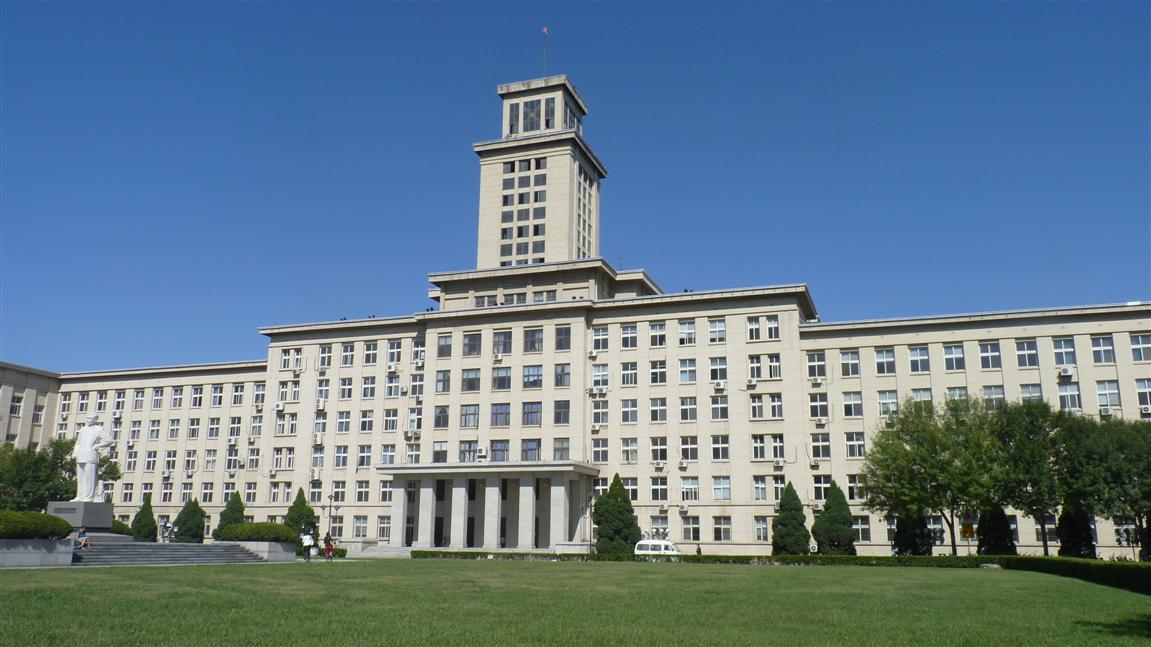
//> input picture Experiment2/testimg.jpg, 1151 x 647 px
$ ./HistogramEqualization   (built with g++ and OpenCV 4)
//> lines starting //> are read from the running program, lines starting //| are printed output that depends on the picture
#include <iostream>
#include <fstream>
#include "opencv2/opencv.hpp"
#include "opencv2/imgproc/imgproc.hpp"
#include "opencv2/highgui/highgui.hpp"
#include <stdio.h>

using namespace cv;
using namespace std;

/*
 * ================================================================
 * 直方图均衡化（Histogram Equalization）是什么？
 * ================================================================
 * 首先，我们需要理解"直方图"是什么。
 *
 * 直方图（Histogram）：
 *   统计图像中每个灰度值（0~255）出现的像素个数，
 *   横轴是灰度值（0=黑，255=白），纵轴是该灰度值的像素数量。
 *   直方图反映了图像的"明暗分布"情况。
 *
 * 举例：一张"雾蒙蒙"的图像
 *   大部分像素集中在灰度值 100~180 之间，
 *   两端（很黑和很白）的像素很少 → 图像看起来灰蒙蒙的，对比度低。
 *
 * 直方图均衡化要做什么？
 *   通过一个数学变换，把原本集中在中间范围的灰度值，
 *   分散到整个 0~255 的范围，让亮的地方更亮，暗的地方更暗。
 *   效果就是：图像的对比度（明暗差异）增强了，看起来更清晰。
 *
 * 核心原理：
 *   1. 先统计原图的直方图（每个灰度级有多少像素）
 *   2. 再统计"累计直方图"（CDF：Cumulative Distribution Function）
 *      CDF(k) = 所有灰度 <= k 的像素总数
 *   3. 用 CDF 构建一个"映射表"（LUT：Look-Up Table）
 *      新灰度 = round((L-1) / (M*N) * CDF(原灰度))
 *      其中 L=256（灰度级数），M*N = 图像总像素数
 *   4. 用这个映射表，把原图的每个像素换成新灰度
 *
 * 为什么叫"均衡化"？
 *   因为变换后，直方图会变得更"平坦"（均匀分布），
 *   各个灰度级的像素数量趋于相等。
 */

/*
 * myEqualizeHist: 手动实现直方图均衡化
 *
 * 参数: img - 输入灰度图（每像素1个字节，0~255）
 * 返回: 均衡化后的灰度图
 */
Mat myEqualizeHist(Mat img)
{
    Mat EqualizedImg = img.clone();  // 先复制一份原图，结果会覆盖在这个副本上
    int height = EqualizedImg.rows;  // 图像高度（像素行数）
    int width = EqualizedImg.cols;   // 图像宽度（每行像素数）
    int grayLevel = 256;            // 灰度级总数：0~255 共 256 个级别

    /*
     * Step 1: 统计直方图（Histogram / PDF：概率密度函数）
     *
     * 什么是直方图？
     * 直方图是一个长度为 256 的数组 hist[]，
     * hist[k] 表示：灰度值为 k 的像素，在整张图像中出现了多少次。
     *
     * 实现方法：遍历图像的每个像素，按照其灰度值"投票"到对应位置。
     * 比如某个像素的灰度值是 120，就执行 hist[120]++，表示"第120桶加1票"。
     *
     * 为什么 hist[256] 用 int 类型而不是 uchar？
     * 一张 1920x1080 的图像有超过 200 万个像素，
     * hist[某个值] 的累加结果可能达到数十万，超出 uchar 的上限 255。
     */
    int hist[256] = { 0 };
    for (int i = 0; i < height; i++) {
        for (int j = 0; j < width; j++) {
            // img.at<uchar>(i, j) 取出图像第 i 行第 j 列像素的灰度值（0~255）
            hist[EqualizedImg.at<uchar>(i, j)]++;
        }
    }

    /*
     * Step 2: 计算累计直方图（CDF：Cumulative Distribution Function）
     *
     * 什么是累计直方图？
     * cumHist[k] = 所有灰度值 <= k 的像素总数。
     * 也就是把前 k+1 个直方图桶累加起来。
     *
     * 举例：
     *   cumHist[0]  = hist[0]                                    （只有灰度0的像素）
     *   cumHist[1]  = hist[0] + hist[1]                          （灰度0和1的像素总数）
     *   cumHist[127] = hist[0] + hist[1] + ... + hist[127]       （灰度<=127的像素总数）
     *   cumHist[255] = 总像素数 M*N                               （所有像素）
     *
     * 累计直方图有什么用？
     * 它告诉了我们"灰度值 x 在原图中排在前百分之几"。
     * 这个比例就是均衡化映射的关键。
     */
    int cumHist[256] = { 0 };
    cumHist[0] = hist[0];  // 第一个灰度级的累计，就是它本身
    for (int k = 1; k < grayLevel; k++) {
        // 累加：第 k 灰度级的累计 = 第 k-1 灰度级的累计 + 第 k 灰度级本身的数量
        cumHist[k] = cumHist[k - 1] + hist[k];
    }

    /*
     * Step 3: 构建均衡化映射表（LUT：Look-Up Table）
     *
     * 什么是 LUT？
     * 就是一个"翻译表"：对于每个旧灰度值 k，告诉它应该变成什么新灰度值。
     * 我们不需要每次查表时都重新计算，直接查表效率更高。
     *
     * 均衡化公式：
     *   s_k = round((L - 1) / (M * N) * cumHist[k])
     *
     * 参数解释：
     *   s_k     = 灰度值 k 映射后的新灰度值
     *   L       = 灰度级总数 = 256
     *   M * N   = 图像总像素数
     *   cumHist[k] = 灰度值 <= k 的像素总数（累计直方图）
     *   round() = 四舍五入到最近的整数（因为灰度值必须是整数）
     *
     * 这个公式的含义：
     *   cumHist[k] / (M*N)  就是"灰度值 k 在原图中排在前百分之几"
     *   乘以 (L-1) = 255，就是把这个比例映射到 0~255 的范围
     *
     * 举例：
     *   假设 M*N = 10000，cumHist[100] = 5000
     *   s_100 = round(255 * 5000 / 10000) = round(127.5) = 128
     *   这表示：原图中灰度值为 100 的像素，现在变成 128（变亮了）
     *
     * saturate_cast<uchar>(...) 确保结果在 0~255 范围内。
     */
    int L = grayLevel;              // = 256
    int MN = height * width;         // 图像总像素数
    uchar map[256];                   // 映射表：map[k] = 均衡化后灰度值 k 应变成的值
    for (int k = 0; k < grayLevel; k++) {
        map[k] = saturate_cast<uchar>(round((double)(L - 1) * cumHist[k] / MN));
    }

    /*
     * Step 4: 应用映射表，对原图进行均衡化变换
     *
     * 遍历图像的每个像素，用映射表把旧灰度值替换成新灰度值。
     * 简单说就是：img[i][j] = map[img[i][j]]
     *
     * 这一步完成后，EqualizedImg 就是均衡化后的结果图了。
     */
    for (int i = 0; i < height; i++) {
        for (int j = 0; j < width; j++) {
            EqualizedImg.at<uchar>(i, j) = map[EqualizedImg.at<uchar>(i, j)];
        }
    }

    // 返回均衡化后的图像
    return EqualizedImg;
}


/*
 * 主函数：程序入口
 */
int main()
{
    /*
     * 读取 testimg.jpg 图像文件。
     * imread 默认以 BGR 格式读取（OpenCV 的内部格式）。
     */
    Mat input = imread("testimg.jpg");
//> input is the input picture: 647 rows x 1151 cols, CV_8UC3; mean B, G, R 141.3, 123.7, 99.5

    /*
     * 将彩色图转换为灰度图。
     * 直方图均衡化是针对灰度图像的操作，
     * 所以先把 3 通道彩色图转成单通道灰度图。
     * cvtColor 的 COLOR_BGR2GRAY 参数表示：BGR -> 灰度
     */
    Mat gray;
    cvtColor(input, gray, COLOR_BGR2GRAY);
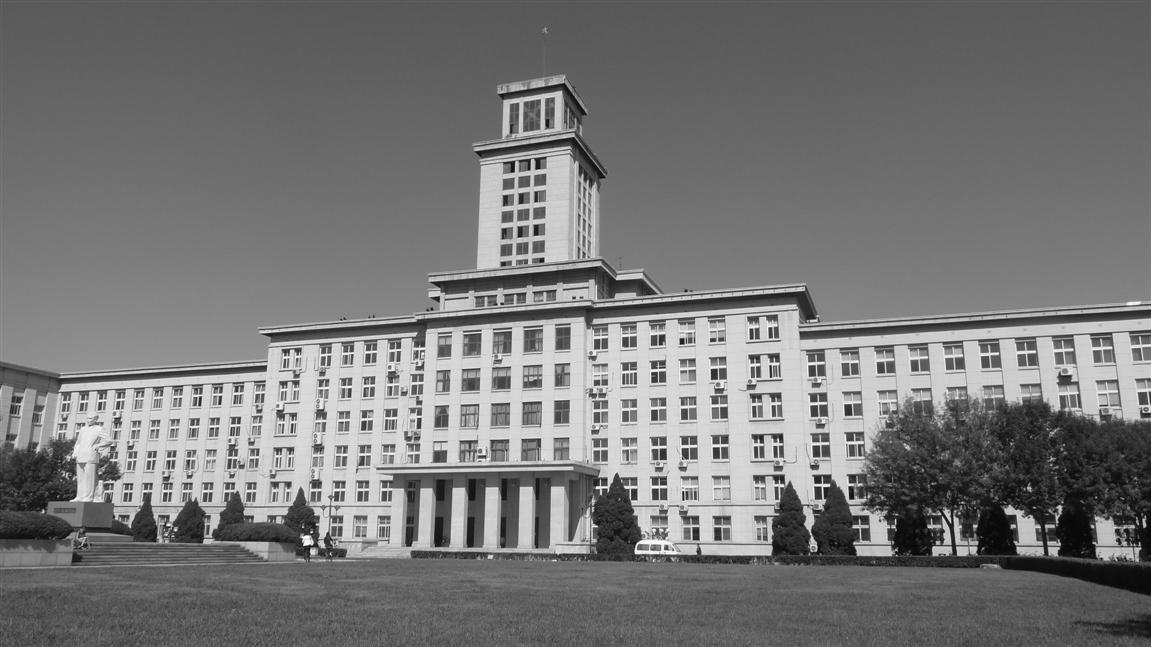
//> gray: 647 rows x 1151 cols, CV_8UC1; min 0, max 255, mean 118.4

    /*
     * 调用我们实现的 myEqualizeHist 函数，
     * 对灰度图进行直方图均衡化。
     */
    Mat EqualizedImg = myEqualizeHist(gray);
//> after the loop in myEqualizeHist, `for (int i = 0; i < height; i++)`: hist = 256 values, max 16576 at index 92, min 1 at index 0, mean 2909
//> in myEqualizeHist, `cumHist[0] = hist[0];`: cumHist = 256 values, max 1 at index 0, min 0 at index 1, mean 0.00391
//> after the loop in myEqualizeHist, `for (int k = 1; k < grayLevel; k++)`: cumHist = 256 values from 1 to 744697
//> after the loop in myEqualizeHist, `for (int k = 0; k < grayLevel; k++)`: map = 256 values from 0 to 255
//> after the loop in myEqualizeHist, `for (int i = 0; i < height; i++)`:
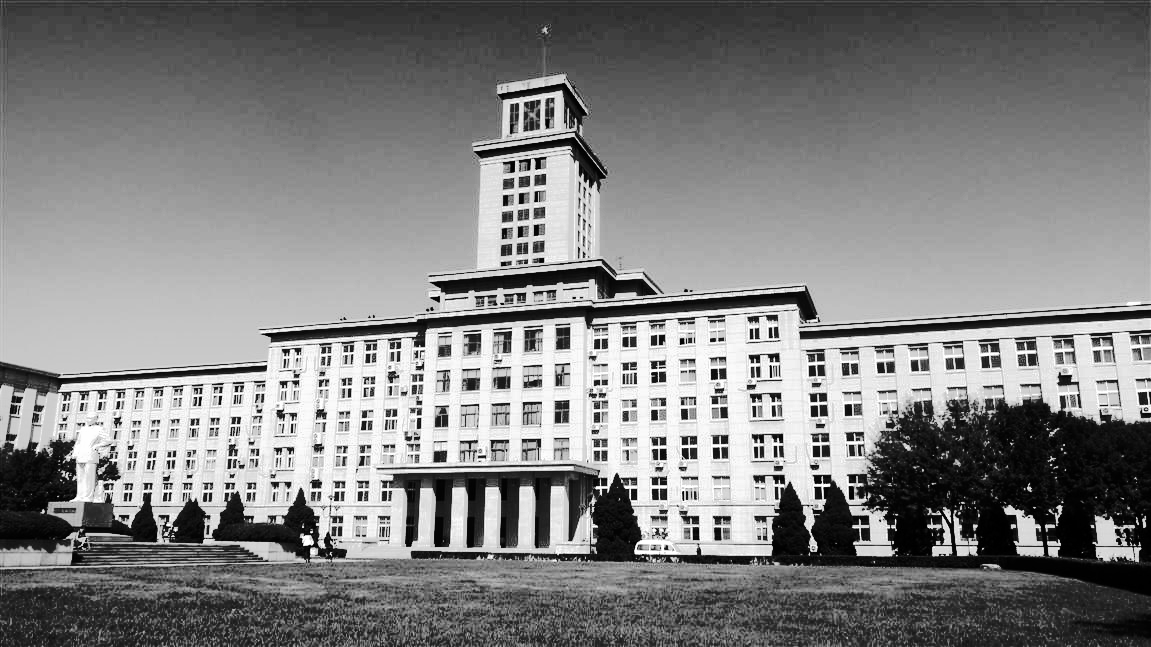
//> EqualizedImg: 647 rows x 1151 cols, CV_8UC1; min 0, max 255, mean 128.8

    /*
     * 显示原始灰度图和均衡化后的结果图。
     * 对比两者可以看到：
     *   - 原始图可能灰蒙蒙的，对比度低
     *   - 均衡化后，对比度增强，细节更清晰
     */
    imshow("Original Gray", gray);        // 窗口标题"Original Gray"显示原始灰度图
    imshow("Equalized Image", EqualizedImg);  // 窗口标题"Equalized Image"显示均衡化结果

    /*
     * 等待用户按键，参数 0 表示无限等待。
     * 按任意键后程序结束，窗口关闭。
     */
    waitKey(0);
    return 0;
}
